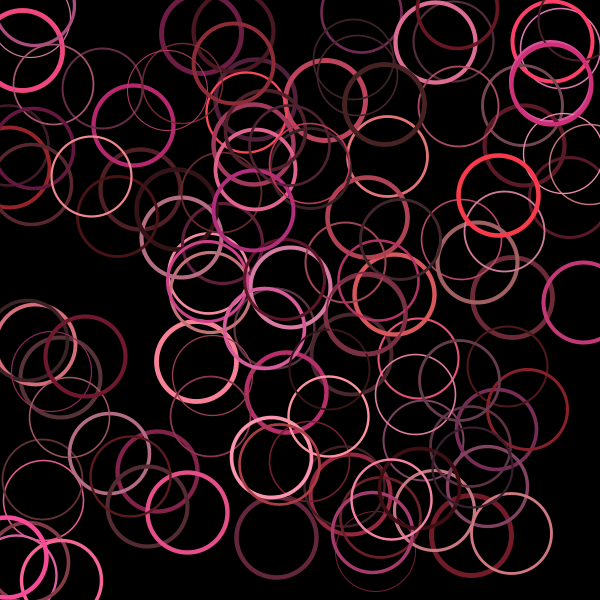
Frame 1 (no input)
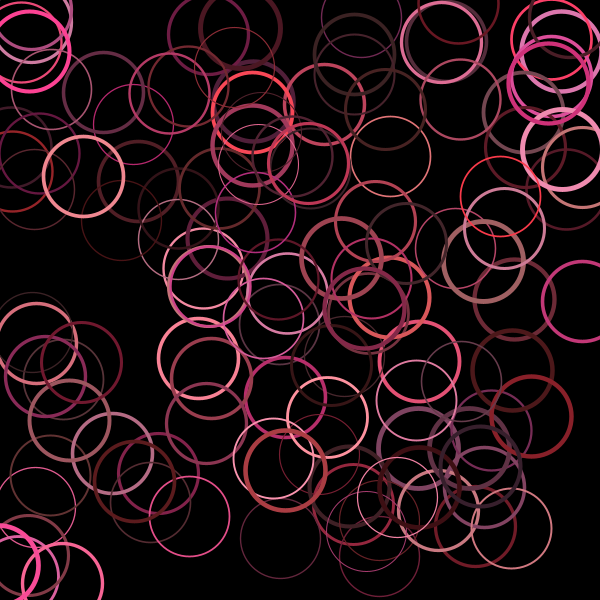
Frame 60 (the mouse pressed at the canvas centre just before this capture)
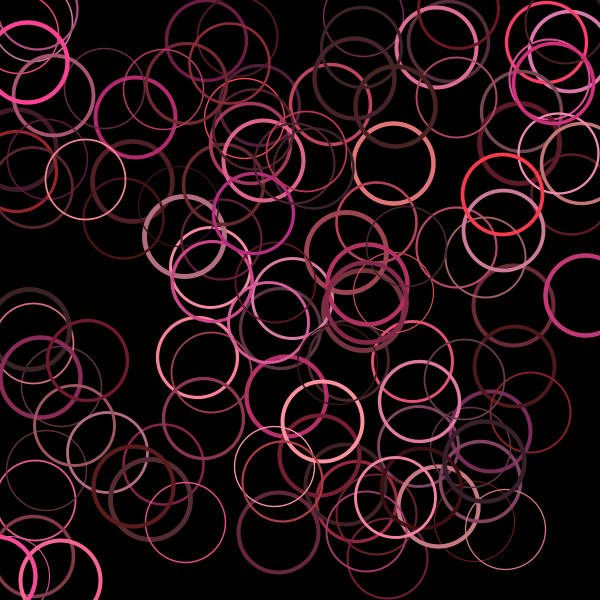
Frame 120 (the mouse held since frame 60 and released just before this capture)

The Processing sketch that drew these frames (run headless with seeded random() and noise(); from frame 60 on, the mouse is pressed at the canvas centre):

// Processing sketch: processing_151423
// ── processing_151423.pde

ovulo[] ovulos;


int cantidad;

void setup(){
    


size(600,600);
smooth();
colorMode(HSB);
background(0);

cantidad = 120;


ovulos = new ovulo[cantidad];



for (int i =0; i < cantidad; i++){


    ovulos[i] = new ovulo();
    ovulos[i].draw();

}





}




void draw(){
    
    background(0);
    
    for (int i =0; i < cantidad; i++){
        
    ovulos[i].move();
    ovulos[i].draw();


}


}







class ovulo {



float posX;
float posY;
float sizeX;
float sizeY;
color c;




    ovulo(){


        posX = random(width);
        posY = random(height);
        sizeX = 80;
        sizeY = 80;
        c = color (random(230,255),random(100,200),random(50,255));

        




    }


        void draw(){

            stroke(c);
            strokeWeight(random(1,5));
            noFill();
            ellipse(posX,posY,sizeX,sizeY);



}

        void move(){


                    posX = posX + random(-1,1);
                    posY = posY + random(-1,1);


                }   


}
